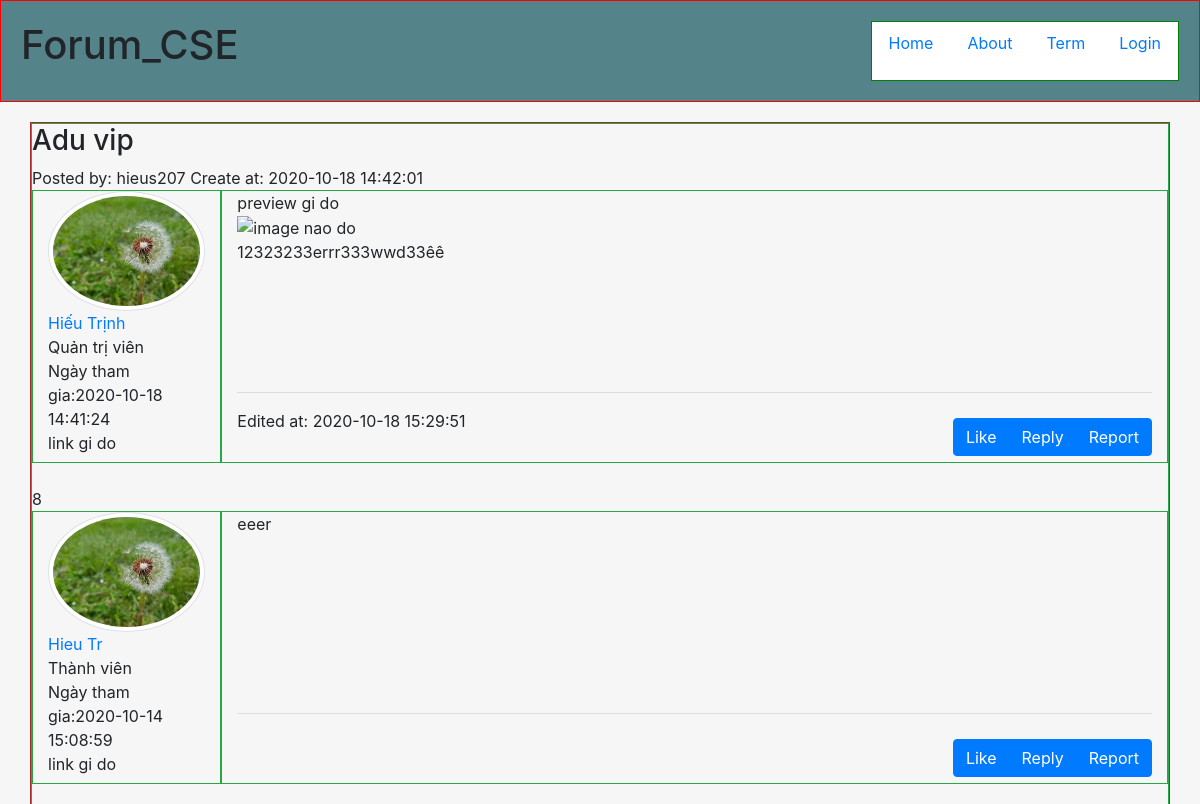
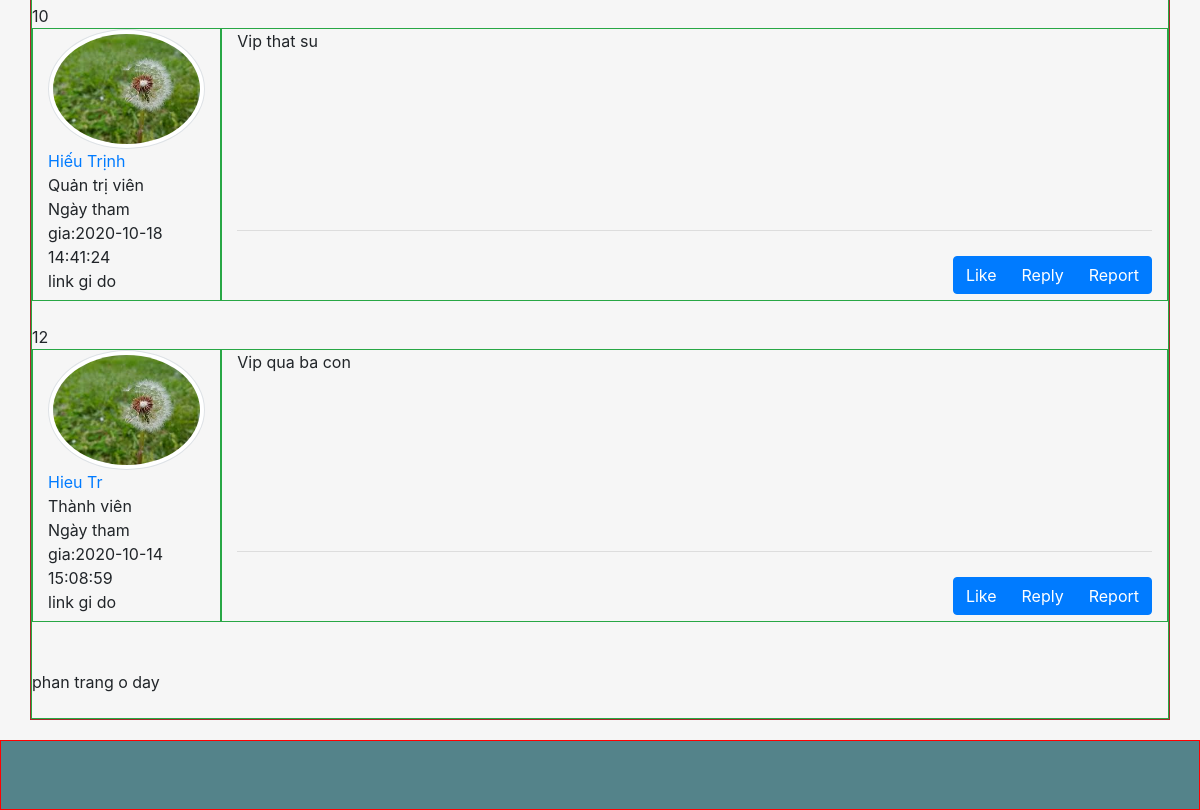
The app's page /Forum/index.php?controller=posts&action=index&p_id=22, older data (2 pictures, top to bottom).
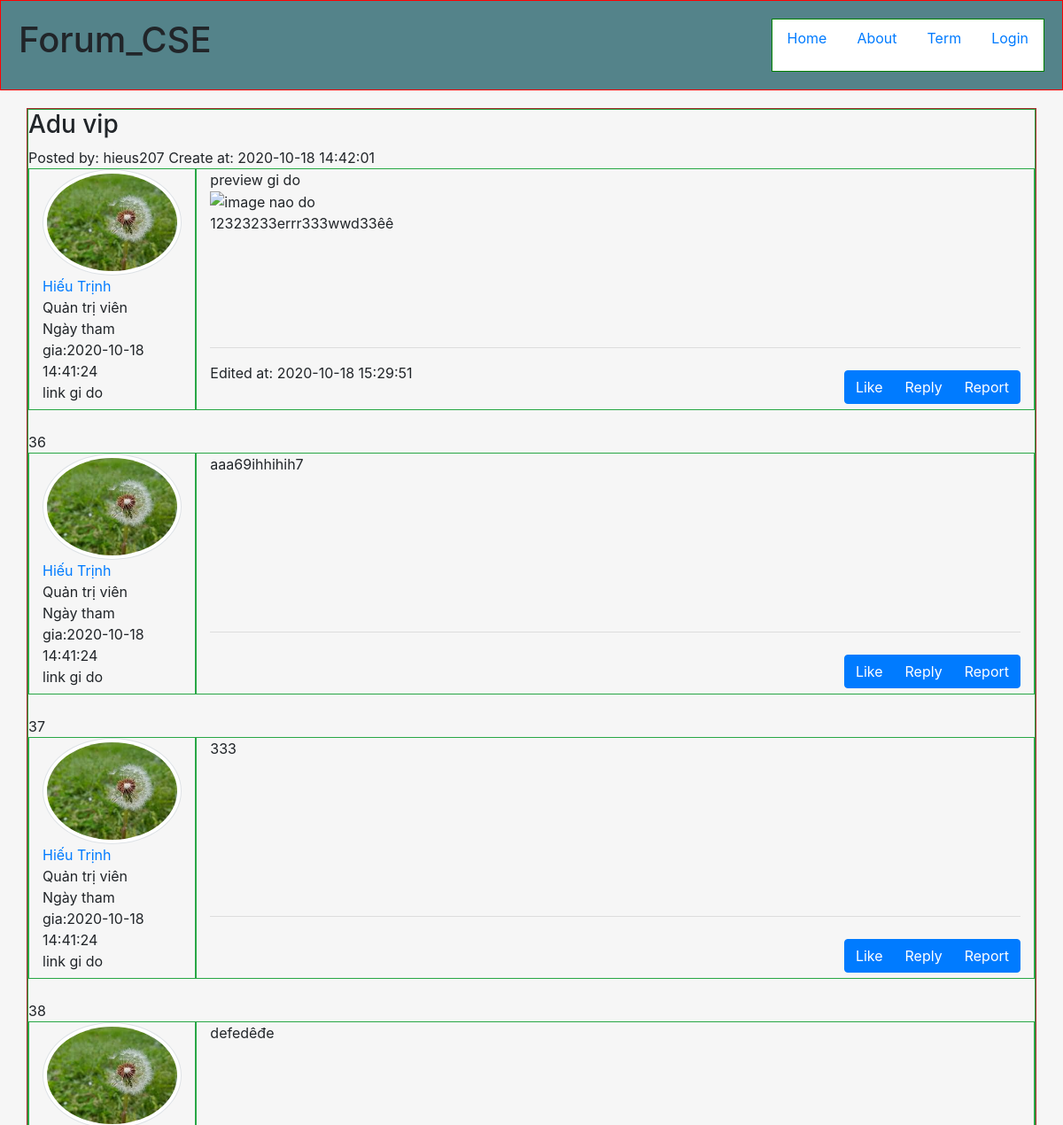
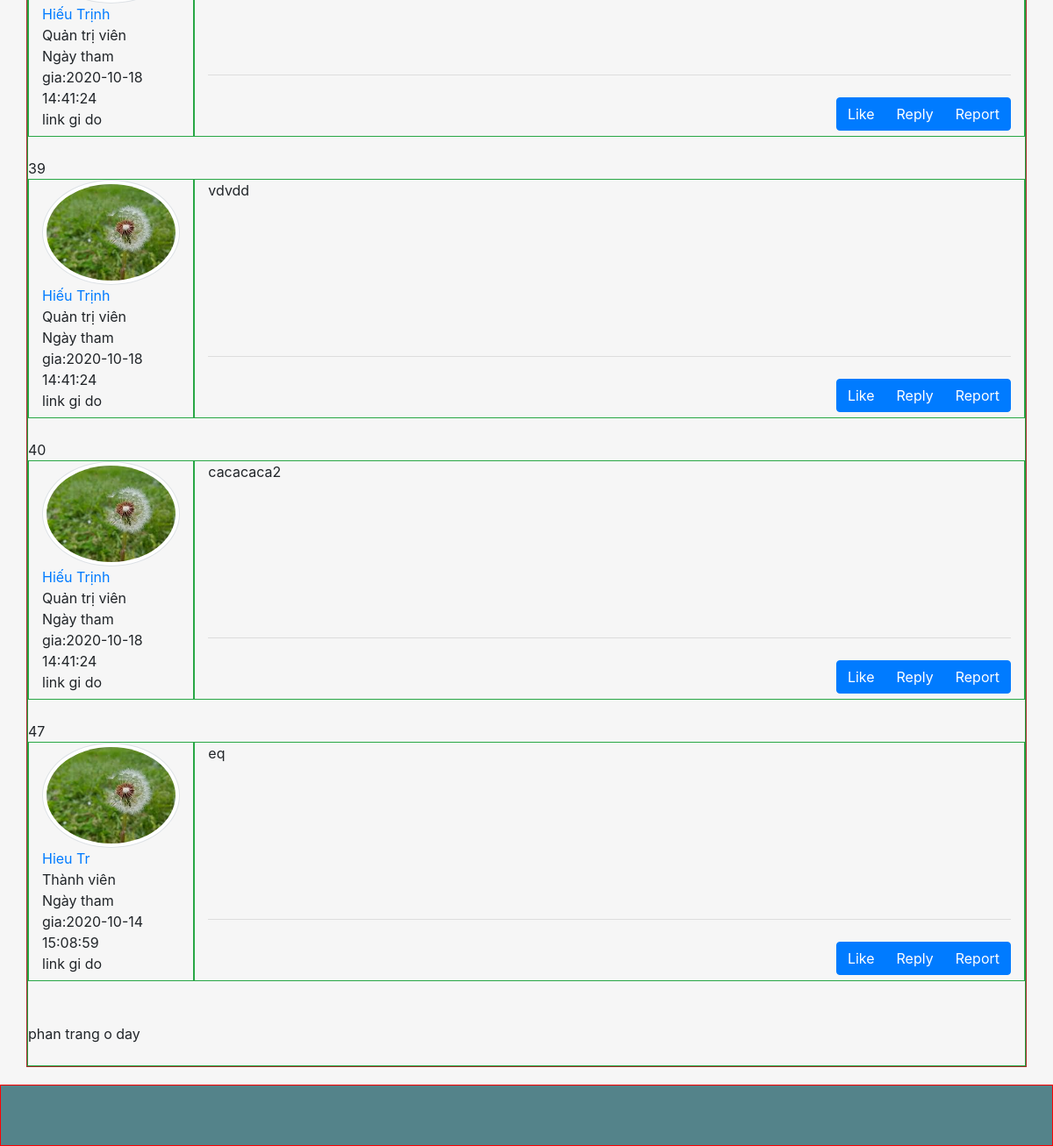
The same page, newer data (2 pictures, top to bottom).
### tables this page shows
CREATE TABLE `comments` (
  `cm_id` int(11) NOT NULL,
  `body` text NOT NULL,
  `create_at` timestamp NOT NULL DEFAULT current_timestamp(),
  `edit_at` timestamp NULL DEFAULT NULL,
  `post_id` int(11) NOT NULL,
  `user_id` int(11) NOT NULL
);

CREATE TABLE `users` (
  `user_id` int(11) NOT NULL,
  `username` varchar(60) NOT NULL,
  `fullname` varchar(60) NOT NULL,
  `email` varchar(255) NOT NULL,
  `avt` varchar(255) DEFAULT NULL,
  `password` varchar(255) NOT NULL,
  `code` varchar(255) DEFAULT NULL,
  `create_at` timestamp NOT NULL DEFAULT current_timestamp(),
  `admin` tinyint(4) NOT NULL DEFAULT 0,
  `status` tinyint(4) NOT NULL DEFAULT 0
);

### Forum/index.php (called while the page is built, shortened)
<?php
$action = isset($_GET['action']) ? $_GET['action'] : 'index';
$object = new $controller;
$object->$action();
?>

### Forum/models/model.php (called while the page is built, shortened)
<?php
    function openConnect(){
        $conn=mysqli_connect(HOST,USER,PASS,DB);
        return $conn;
    }
?>

### Forum/models/CommentModel.php (called while the page is built, shortened)
<?php
    require_once("model.php");
    class CommentModel{
        public $connection;
        function CommentModel($body="",$post_id="",$user_id="",$edit_at=""){
            $this->connection=openConnect();
        }
        function selectAll($p_id){
            $sql="SELECT * FROM ". self::TABLE . " WHERE post_id='$p_id'";
            $rs=mysqli_query($this->connection,$sql);
            $result=mysqli_fetch_all($rs,MYSQLI_ASSOC);
            return $result;
        }
    }
?>

### Forum/models/UserModel.php (called while the page is built, shortened)
<?php
    require_once("model.php");
    class UserModel{
        public $connection;
        function UserModel($username='',$fullname='',$email='',$password='',$admin='',$status=''){
            $this->connection=openConnect();
        }
        function getOne($id){
            $sql="SELECT * FROM ". self::TABLE . " WHERE user_id='$id' LIMIT 1";
            $rs=mysqli_query($this->connection,$sql);
            $result=mysqli_fetch_assoc($rs);
            return $result;
        }
    }
?>

### Forum/views/post.php (the view, shortened to what the changed rows need)
<?php include_once("path.php");
global $ROOT_PATH; ?>
<?php include($ROOT_PATH."/includes/headerp1.php");?>
<?php include($ROOT_PATH."/includes/headerp2.php");?>
    <div class="page-wrapper">
        <div class="main-page container">
            <div class="row">
                <div class="main-content col-md-12 border border-success">
                    <div class="post-title">
                        <h3><?php echo $post['title']?></h3>
                        <div class="post-info">
                        </div>
                    </div>
                    <div class="post-layout container">
                        <div class="row">
                        </div>
                    </div>
                    <?php foreach ($comments as $key=>$comment):?>
                    <div><br> <?php echo $comment['cm_id'];?></div>
                    <div class="comment-layout container <?php echo "cmt_id".$comment['cm_id'];?>">
                        <div class="row">
                            <div class="cell-user col-md-2 border border-success">
                                <img src="assets/images/img1.jpeg" alt="" class="img-thumbnail rounded-circle">
                                <div class="user-info">
                                    <div class="user-name"><a href="http://localhost:88/Forum/index.php?controller=users&action=index&u_id=<?php echo $us_comment[$key]['user_id'];?>"><?php echo $us_comment[$key]['fullname'];?></a></div>
                                    <div class="role"><?php $role=$us_comment[$key]['admin']==1?"Quản trị viên":"Thành viên"; echo $role;?></div>
                                    <div class="created-at">Ngày tham gia:<?php echo $us_comment[$key]['create_at'];?></div>
                                    <div class="link-fb">link gi do</div>
                                </div>
                            </div>
                            <div class="comment-content col-md-10 border border-success">
                                <div class="comment-body">
                                    <?php echo $comment['body'];?>
                                </div>
                                <footer class="footer-post">
                                    <hr>
                                    <div class="grb-post btn-group" role="group" aria-label="">
                                        <button type="button" class="btn btn-primary">Like</button>
                                        <button type="button" class="btn btn-primary">Reply</button>
                                        <button type="button" class="btn btn-primary">Report</button>
                                    </div>
                                </footer>
                            </div>
                        </div>
                    </div>
                    <?php endforeach;?>
                    <br>
                    <br>
                    phan trang o day
                    <br>
                    <br>
                </div>
            </div>
        </div>
    </div>
<?php include($ROOT_PATH."/includes/footer.php");?>

Row changes from the older to the newer data that the page shows:
removed comments: cm_id "8", user.fullname "Hieu Tr", user.admin "Thành viên", user.create_at "2020-10-14 15:08:59", body "eeer"
removed comments: cm_id "10", user.fullname "Hiếu Trịnh", user.admin "Quản trị viên", user.create_at "2020-10-18 14:41:24", body "Vip that su"
removed comments: cm_id "12", user.fullname "Hieu Tr", user.admin "Thành viên", user.create_at "2020-10-14 15:08:59", body "Vip qua ba con"
added comments: cm_id "36", user.fullname "Hiếu Trịnh", user.admin "Quản trị viên", user.create_at "2020-10-18 14:41:24", body "aaa69ihhihih7"
added comments: cm_id "37", user.fullname "Hiếu Trịnh", user.admin "Quản trị viên", user.create_at "2020-10-18 14:41:24", body "333"
added comments: cm_id "38", user.fullname "Hiếu Trịnh", user.admin "Quản trị viên", user.create_at "2020-10-18 14:41:24", body "defedêđe"
added comments: cm_id "39", user.fullname "Hiếu Trịnh", user.admin "Quản trị viên", user.create_at "2020-10-18 14:41:24", body "vdvdd"
added comments: cm_id "40", user.fullname "Hiếu Trịnh", user.admin "Quản trị viên", user.create_at "2020-10-18 14:41:24", body "cacacaca2"
added comments: cm_id "47", user.fullname "Hieu Tr", user.admin "Thành viên", user.create_at "2020-10-14 15:08:59", body "eq"
